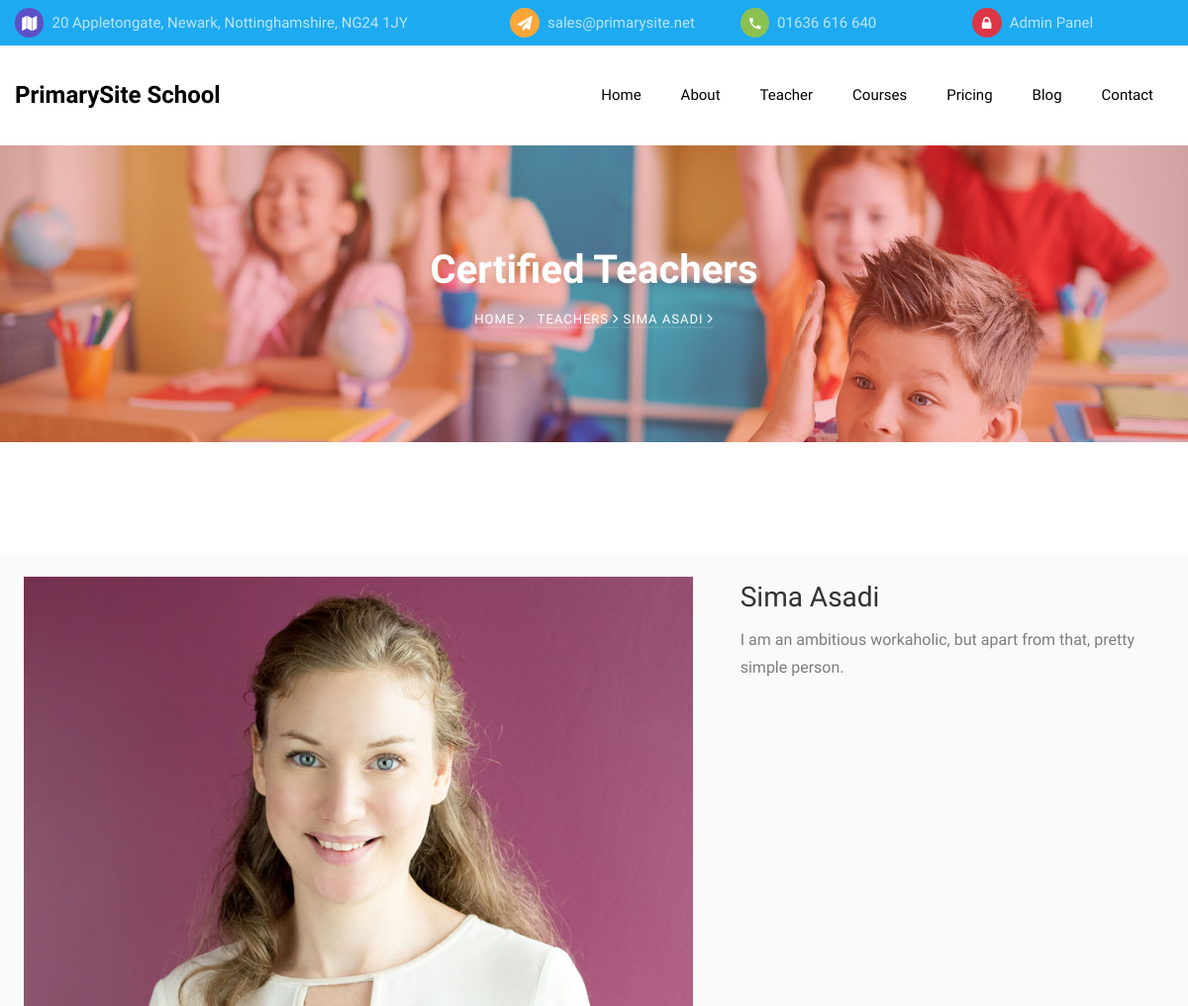
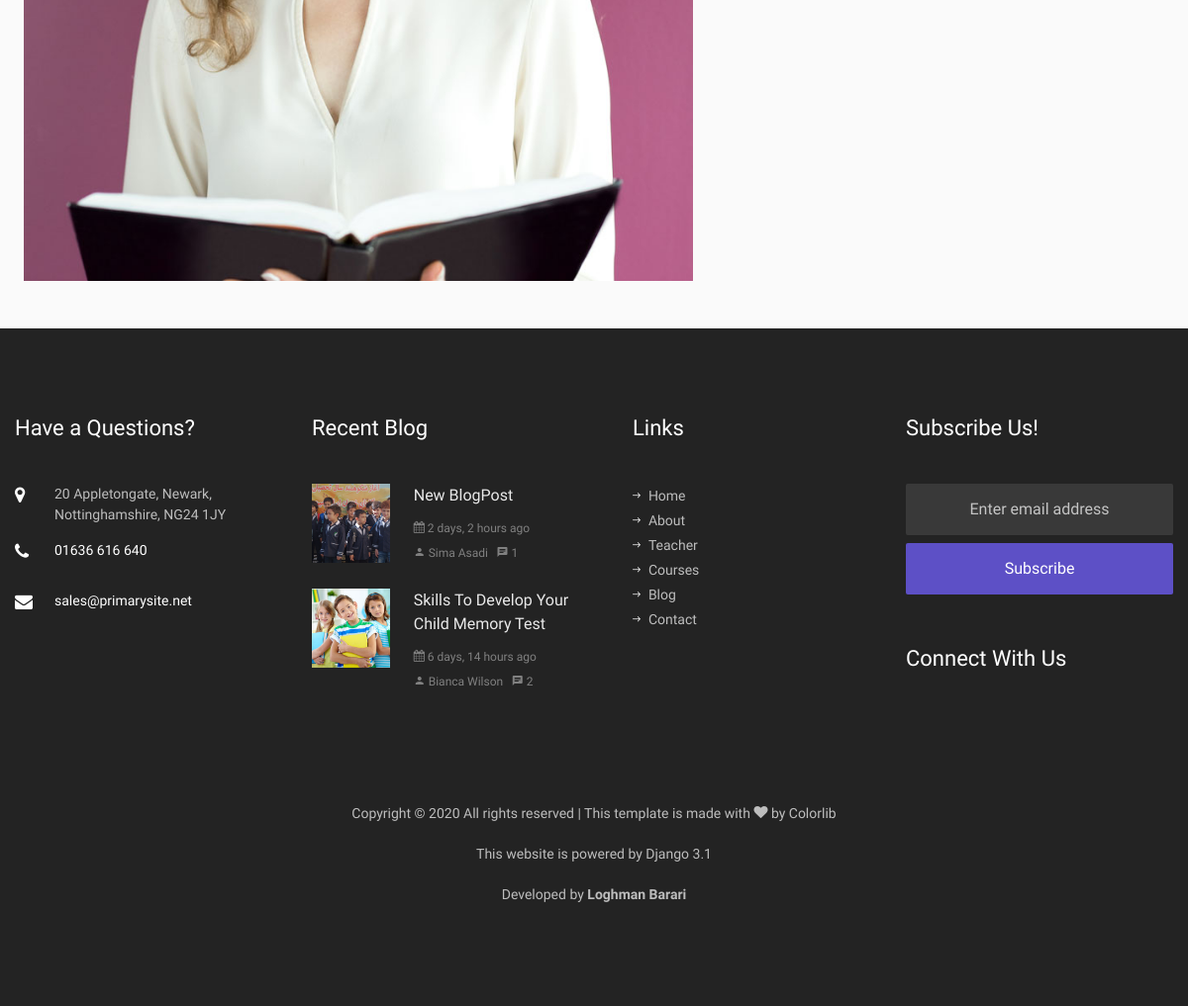
Screenshot of /teachers/2 with the database file from the repository (2 pictures, top to bottom).
### pages/models.py (models this page shows, shortened)
class Setting(models.Model):
    class Meta:
        db_table = 'kiddos_settings'
    name = models.CharField('Name', primary_key=True,
                            max_length=50, blank=False, null=False)
    value = models.TextField('Value', blank=True, null=True)

class Teacher(models.Model):
    class Meta:
        db_table = 'kiddos_teacher'
    full_name = models.CharField(_('Full Name'), max_length=60)
    position = models.ForeignKey(TeacherPosition, on_delete=models.DO_NOTHING,
                                 related_name='+', verbose_name=_('Position'))
    short_desc = models.CharField(_('Short Description'), max_length=256)
    photo = models.ImageField(verbose_name=_('Photo'), upload_to='photos/%Y/%m/%d/',
                              null=True, blank=True,
                              validators=[validate_image_size])
    twitter = models.CharField(_('Twitter Account'), max_length=30,
                               blank=True, null=True)
    facebook = models.CharField(_('Facebook Account'), max_length=30,
                                blank=True, null=True)
    googleplus = models.CharField(_('Google+ Account'), max_length=30,
                                  blank=True, null=True)
    instagram = models.CharField(_('Instagram Account'), max_length=30,
                                 blank=True, null=True)
    is_published = models.BooleanField(_('Is published!'), default=True,
                                       null=False)
    publish_on_index = models.BooleanField(_('Is published on index page?!'),
                                           default=True, null=False)
    def __str__(self):
        return self.full_name

class BlogPost(models.Model):
    class Meta:
        db_table = 'kiddos_blog_post'
        indexes = [
            models.Index(name='search_on_blog_pots',
                         fields=['is_published', 'title', 'short_desc']),
        ]
        ordering = ('-create_date',)
    title = models.CharField('Title', max_length=128, blank=False, null=False,
                             help_text='Enter title of blog post')
    short_desc = models.CharField('Short Description', max_length=256)
    body = models.TextField(
        'Body', help_text='HTML tags can be used to decorating the text')
    tags = models.CharField(_('Tags'), max_length=128,
                            blank=True, null=False, default='')
    image = models.ImageField('Image', upload_to='images/%Y/%m/%d/',
                              validators=[validate_image_size])
    is_published = models.BooleanField(_('Is published!'), default=True)
    author = models.ForeignKey('pages.Teacher', on_delete=models.DO_NOTHING,
                               related_name='+', null=True,
                               verbose_name=_('Author'))
    create_date = models.DateTimeField(verbose_name=_('Creation Date'),
                                       auto_now_add=True, blank=True)
    create_user = models.ForeignKey(
        settings.AUTH_USER_MODEL,
        on_delete=models.CASCADE,
        related_name='+',
        blank=True,
        null=True,
        verbose_name=_('Created by'),
    )
    @property
    def published_comments(self):
        return PostComment.objects.filter(blog_post__id=self.id,
                                          is_published=True)
    def get_absolute_url(self):
        from django.urls import reverse
        return reverse('blog-single', args=[str(self.id)])

### pages/views.py (the view)
# urls.py: path('teachers', views.teacher, name='teachers'),
def teacher(request, id=None):
    if id is None:
        teachers = models.Teacher.objects.filter(is_published=True)
        return render(request, 'pages/teachers.html', {'teachers': teachers})
    teacher = get_object_or_404(models.Teacher, pk=id)
    return render(request, 'pages/teacher.html', {'teacher': teacher})

### pages/views.py (called while the page is built)
def render(request, template, data=None):
    if data is None:
        data = {}
    data.update(services.get_website_settings())
    return _render(request, template, data)

### templates/pages/teacher.html
{% extends 'base.html' %}
{% load static %}
{% block content %}
<section class="hero-wrap hero-wrap-2" style="background-image: url('{% static 'images/bg_2.jpg' %}');">
  <div class="overlay"></div>
  <div class="container">
    <div class="row no-gutters slider-text align-items-center justify-content-center">
      <div class="col-md-9 ftco-animate text-center">
        <h1 class="mb-2 bread">Certified Teachers</h1>
        <p class="breadcrumbs">
          <span class="mr-2">
            <a href="{% url 'index' %}">Home <i class="ion-ios-arrow-forward"></i></a>
          </span>
          <span><a href="{% url 'teachers' %}">Teachers <i class="ion-ios-arrow-forward"></i></a></span>
          <span>{{ teacher }} <i class="ion-ios-arrow-forward"></i></span>
        </p>
      </div>
    </div>
  </div>
</section>
<section class="ftco-section ftco-no-pb">
  <div class="container">
    <div class="row">
      <div class=" d-flex p-4 bg-light">
        <div class="bio mr-5">
          <img src="{{ teacher.photo.url }}" alt="{{ teacher.full_name }}" class="img-fluid mb-4">
        </div>
        <div class="desc">
          <h3>{{ teacher.full_name }}</h3>
          <p>{{ teacher.short_desc }}</p>
        </div>
      </div>
    </div>
  </div>
</section>
{% endblock %}

### templates/partials/_topbar.html
<div class="py-2 bg-primary">
    <div class="container">
        <div class="row no-gutters d-flex align-items-start align-items-center px-3 px-md-0">
            <div class="col-lg-12 d-block">
                <div class="row d-flex">
                    <div class="col-md-5 pr-4 d-flex topper align-items-center">
                        <div class="icon bg-fifth mr-2 d-flex justify-content-center align-items-center"><span
                                class="icon-map"></span></div>
                        <span class="text">{{ settings_address }}</span>
                    </div>
                    <div class="col-md pr-4 d-flex topper align-items-center">
                        <div class="icon bg-secondary mr-2 d-flex justify-content-center align-items-center"><span
                                class="icon-paper-plane"></span></div>
                        <a href="mailto:{{ settings_email }}"><span class="text">{{ settings_email }}</span></a>
                    </div>
                    <div class="col-md pr-4 d-flex topper align-items-center">
                        <div class="icon bg-tertiary mr-2 d-flex justify-content-center align-items-center"><span
                                class="icon-phone2"></span></div>
                        <span class="text">{{ settings_phone_no }}</span>
                    </div>
                    <div class="col-md pr-4 d-flex topper align-items-center">
                        <div class="icon bg-danger mr-2 d-flex justify-content-center align-items-center"><span
                                class="icon-lock"></span></div>
                        <a href="{% url 'admin:login' %}"><span class="text">Admin Panel</span></a>
                    </div>
                </div>
            </div>
        </div>
    </div>
</div>

### templates/partials/_navbar.html (shortened to what this page needs)
<nav class="navbar navbar-expand-lg navbar-dark bg-dark ftco_navbar ftco-navbar-light" id="ftco-navbar">
    <div class="container d-flex align-items-center">
        <a class="navbar-brand" href="{% url 'index' %}">{{ settings_website_name }}</a>
        <div class="collapse navbar-collapse" id="ftco-nav">
            <ul class="navbar-nav ml-auto">
                <li {% if '/' == request.path %} class="nav-item active" {% else %} class="nav-item" {% endif %}><a
                        href="{% url 'index' %}" class="nav-link pl-0">Home</a></li>
                <li {% if '/about' == request.path %} class="nav-item active" {% else %} class="nav-item" {% endif %}><a
                        href="{% url 'about' %}" class="nav-link">About</a></li>
                <li {% if '/teacher' == request.path %} class="nav-item active" {% else %} class="nav-item" {% endif %}>
                    <a href="{% url 'teachers' %}" class="nav-link">Teacher</a></li>
                <li {% if '/courses' == request.path %} class="nav-item active" {% else %} class="nav-item" {% endif %}>
                    <a href="{% url 'courses' %}" class="nav-link">Courses</a></li>
                <li {% if '/pricing' == request.path %} class="nav-item active" {% else %} class="nav-item" {% endif %}>
                    <a href="{% url 'pricing' %}" class="nav-link">Pricing</a></li>
                <li {% if '/blog' == request.path %} class="nav-item active" {% else %} class="nav-item" {% endif %}><a
                        href="{% url 'blog' %}" class="nav-link">Blog</a></li>
                <li {% if '/contact' == request.path %} class="nav-item active" {% else %} class="nav-item" {% endif %}>
                    <a href="{% url 'contact' %}" class="nav-link">Contact</a></li>
            </ul>
        </div>
    </div>
</nav>

### templates/partials/_footer.html (shortened to what this page needs)
{% load humanize %}
<footer class="ftco-footer ftco-bg-dark ftco-section">
  <div class="container">
    <div class="row mb-5">
      <div class="col-md-6 col-lg-3">
        <div class="ftco-footer-widget mb-5">
          <h2 class="ftco-heading-2">Have a Questions?</h2>
          <div class="block-23 mb-3">
            <ul>
              <li>
                <span class="icon icon-map-marker"></span>
                <span class="text">{{ settings_address }}</span>
              </li>
              <li>
                <a href="#"><span class="icon icon-phone"></span>
                  <span class="text">{{ settings_phone_no }}</span></a>
              </li>
              <li>
                <a href="#">
                  <span class="icon icon-envelope"></span>
                  <span class="text">{{ settings_email }}</span></a>
              </li>
            </ul>
          </div>
        </div>
      </div>
      <div class="col-md-6 col-lg-3">
        <div class="ftco-footer-widget mb-5">
          <h2 class="ftco-heading-2">Recent Blog</h2>
          {% if latest_blog_posts %} {% for blog_post in latest_blog_posts %}
          <div class="block-21 mb-4 d-flex">
            <a href="{% url 'blog-single' blog_post.id %}" class="blog-img mr-4"
              style="background-image: url('{{ blog_post.image.url }}');"></a>
            <div class="text">
              <h3 class="heading">
                <a href="{% url 'blog-single' blog_post.id %}">
                  {{ blog_post.title }}</a></h3>
              <div class="meta">
                <div>
                  <a href="#">
                    <span class="icon-calendar"></span>
                    {{ blog_post.create_date|naturaltime }}</a>
                </div>
                <div>
                  <a href="{% url 'teacher' blog_post.author.id %}"><span class="icon-person"></span>
                    {{ blog_post.author }}</a>
                </div>
                <div>
                  <a href="{{ blog_post.get_absolute_url }}">
                    <span class="icon-chat"></span> {{ blog_post.published_comments.count }}</a>
                </div>
              </div>
            </div>
          </div>
          {% endfor %} {% else %}
          <h3>No recent post found!</h3>
          {% endif %}
        </div>
      </div>
      <div class="col-md-6 col-lg-3">
        <div class="ftco-footer-widget mb-5 ml-md-4">
          <h2 class="ftco-heading-2">Links</h2>
          <ul class="list-unstyled">
            <li>
              <a href="{% url 'index' %}"><span class="ion-ios-arrow-round-forward mr-2"></span>Home</a>
            </li>
            <li>
              <a href="{% url 'about' %}"><span class="ion-ios-arrow-round-forward mr-2"></span>About</a>
            </li>
            <li>
              <a href="{% url 'teachers' %}"><span class="ion-ios-arrow-round-forward mr-2"></span>Teacher</a>
            </li>
            <li>
              <a href="{% url 'courses' %}"><span class="ion-ios-arrow-round-forward mr-2"></span>Courses</a>
            </li>
            <li>
              <a href="{% url 'blog' %}"><span class="ion-ios-arrow-round-forward mr-2"></span>Blog</a>
            </li>
            <li>
              <a href="{% url 'contact' %}"><span class="ion-ios-arrow-round-forward mr-2"></span>Contact</a>
            </li>
          </ul>
        </div>
      </div>
      <div class="col-md-6 col-lg-3">
        <div class="ftco-footer-widget mb-5">
          <h2 class="ftco-heading-2">Subscribe Us!</h2>
          <form action="{% url 'subscribe-me' %}" method="POST" class="subscribe-form">
            <div class="form-group">
              <input type="email" name="email" required class="form-control mb-2 text-center"
                placeholder="Enter email address" />
              <input type="submit" value="Subscribe" class="form-control submit px-3" />
            </div>
          </form>
        </div>
        <div class="ftco-footer-widget mb-5">
          <h2 class="ftco-heading-2 mb-0">Connect With Us</h2>
          <ul class="ftco-footer-social list-unstyled float-md-left float-lft mt-3">
          </ul>
        </div>
      </div>
    </div>
    <div class="row">
      <div class="col-md-12 text-center">
        <p>
          Copyright &copy;
          All rights reserved | This template is made with
          <i class="icon-heart" aria-hidden="true"></i> by
          <a href="https://colorlib.com" target="_blank">Colorlib</a>
        </p>
        <p>This website is powered by Django 3.1</p>
        <p>
          Developed by
          <b><a href="https://ir.linkedin.com/in/loghman-barari-13095724" target="_blank">Loghman Barari</a>
          </b>
        </p>
      </div>
    </div>
  </div>
</footer>

### kiddos/static/css/icomoon.css (style rules this page uses)
[class^="icon-"], [class*=" icon-"] { font-family: 'icomoon' !important; speak: none; font-style: normal; font-weight: normal; font-variant: normal; text-transform: none; line-height: 1; -webkit-font-smoothing: antialiased; -moz-osx-font-smoothing: grayscale; }
.icon-heart:before { content: "\f004"; }
.icon-lock:before { content: "\f023"; }
.icon-map-marker:before { content: "\f041"; }
.icon-calendar:before { content: "\f073"; }
.icon-phone:before { content: "\f095"; }
.icon-envelope:before { content: "\f0e0"; }
.icon-paper-plane:before { content: "\f1d8"; }
.icon-map:before { content: "\f279"; }
.icon-phone2:before { content: "\e0cd"; }
.icon-chat:before { content: "\e0b7"; }
.icon-person:before { content: "\e7fd"; }

### rows the page displays
Setting: value "20 Appletongate, Newark, Nottinghamshire, NG24 1JY"
Setting: value "sales@primarysite.net"
Setting: value "01636 616 640"
Setting: value "PrimarySite School"
Teacher: full_name "SIMA ASADI", photo (picture), full_name "Sima Asadi", short_desc "I am an ambitious workaholic, but apart from that, pretty simple person."
BlogPost: image (picture), title "New BlogPost", create_date "2 days, 2 hours ago", author "Sima Asadi", published_comments.count "1"
BlogPost: image (picture), title "Skills To Develop Your Child Memory Test", create_date "6 days, 14 hours ago", author "Bianca Wilson", published_comments.count "2"
